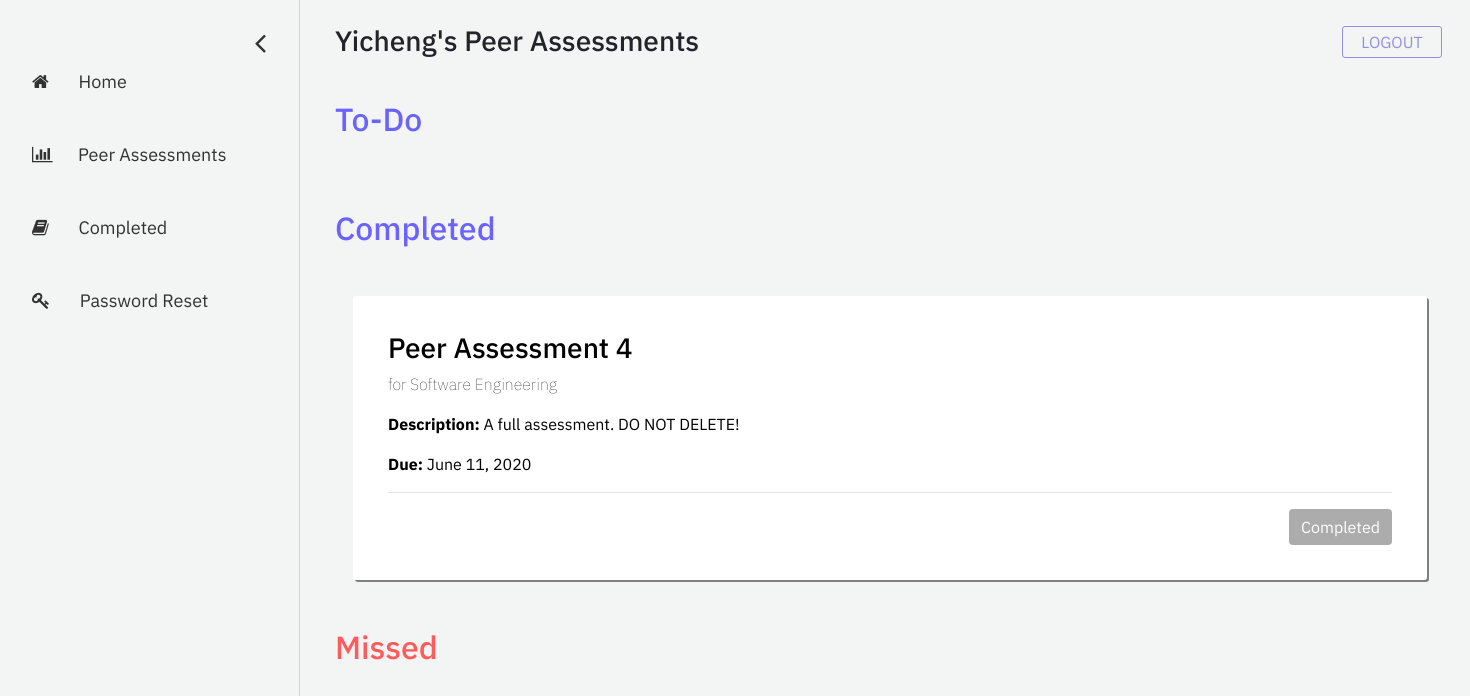
The app's page /student/peer-assessments (signed in), older data.
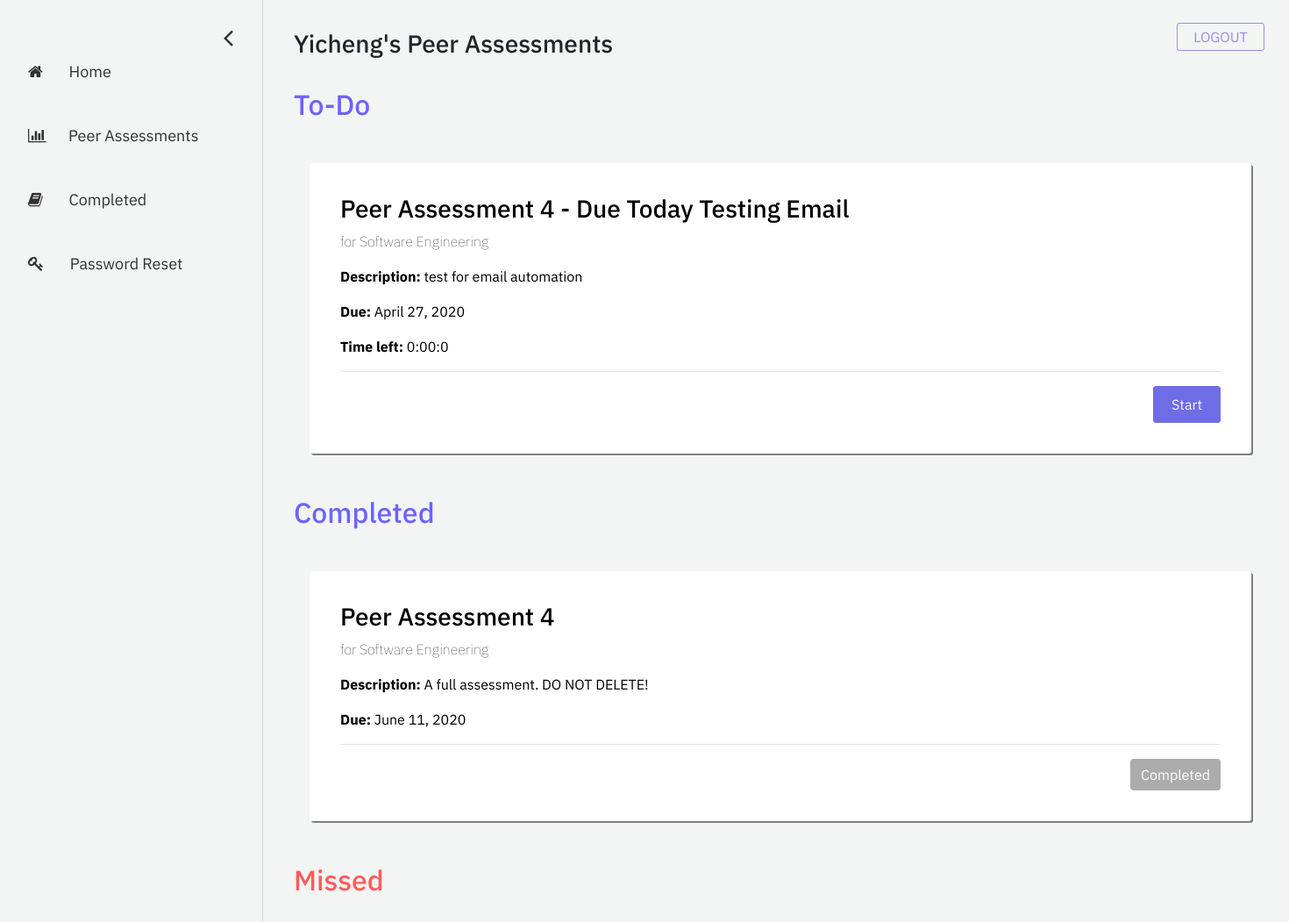
The same page, newer data.
### assessment/models.py (models this page shows, shortened)
class Assessment(models.Model):
    name = models.CharField("assessment name", max_length=255)
    description = models.TextField("description", max_length=512, blank=True)
    date_created = models.DateTimeField("date created", auto_now_add=True)
    start_date = models.DateField("start date")
    end_date = models.DateField("end date")
    course = models.ForeignKey(Course, on_delete=models.CASCADE) # the course that this peer review belongs to
    questions = models.ManyToManyField(Question) # a set of Questions under this assessment
    result_sets = models.ManyToManyField(Result_set) # a set of Result_sets under this assessment
    completed_students = models.ManyToManyField(User, related_name="completed_students") # a set of Users who have completed this assessment
    def time_left(self):
        time = str(self.end_date - datetime.datetime.now().date())
        return time[:time.find(',')]
    def is_missed(self):
        time = str(self.end_date - datetime.datetime.now().date())
        if time[0] == '-':
            return True
        return False

### registration/models.py (models this page shows, shortened)
class Course(models.Model):
    course_name = models.CharField("course name", max_length=60)
    course_code = models.IntegerField("course code")
    section_number = models.SmallIntegerField("section number")
    year = models.SmallIntegerField("year of realization")
    semester_choices = (
        ('S', 'Spring'),
        ('F', 'Fall'),
    )
    semester = models.CharField("semester of realization", max_length = 1, choices = semester_choices)
    professors = models.ManyToManyField(User)
    students = models.ManyToManyField(User, related_name="students")

### eval_student/views.py (the view)
# urls.py: path('peer-assessments', views.peer_assessments, name='peer-assessments'),
def peer_assessments(request):
    assessment_list = Assessment.objects.all()
    filtered_list = []
    for i in assessment_list:
       print(i.start_date)
       if  request.user in i.course.students.all():
           filtered_list.append(i)
    context = {
        'assessment_list': filtered_list,
    }
    return render(request, 'eval_student/peer-assessments.html', context=context)

### eval_student/templates/eval_student/peer-assessments.html (shortened to what this page needs)
{% extends 'eval_student/base-sidebar.html'%}
{% load static %}
{% block content%}
<div id="main">
	<div class="container title-box">
		<h3>{{ user.first_name }}'s Peer Assessments</h3>
	</div>
	<div class="container">
		<h2 style="color: #6C63FF; margin-bottom: 0;">To-Do</h2>
		{% if assessment_list|length > 0 %}
			<div class="row">
				{% for assessment in assessment_list %}
					{% if not assessment.is_missed and request.user not in assessment.completed_students.all %}
						<div class="col grid-box">
							<h3> {{ assessment.name }} </h3>
							<p style="font-weight: 20;"> for {{ assessment.course.course_name }}</p>
							{% if assessment.description != '' %}
								<p><b>Description:</b> {{ assessment.description }}</p>
							{% else %}
								<p><b>Description:</b> No assessment description</p>
							{% endif %}
							<p> <b>Due:</b> {{ assessment.end_date }}</p>
							<p> <b>Time left:</b> {{ assessment.time_left }}</p>
							<hr>
							<form>
								<button formaction="{% url 'answer-assessment' assessment_id=assessment.id %}" class="btn btn-primary buttons purple float-right">Start</button>
							</form>
						</div>
					{% endif %}
				{% endfor %}
			</div>
		{% else %}
			<p>No peer assessment available.</p>
		{% endif %}
	</div>
	<div class="container">
		<h2 style="color: #6C63FF; margin-bottom: 0;">Completed</h2>
			{% if assessment_list|length > 0 %}
				<div class="row">
					{% for assessment in assessment_list %}
						{% if not assessment.is_missed and request.user in assessment.completed_students.all %}
							<div class="col grid-box">
								<h3> {{ assessment.name }} </h3>
								<p style="font-weight: 20;"> for {{ assessment.course.course_name }}</p>
								{% if assessment.description != '' %}
									<p><b>Description:</b> {{ assessment.description }}</p>
								{% else %}
									<p><b>Description:</b> No assessment description</p>
								{% endif %}
								<p> <b>Due:</b> {{ assessment.end_date }}</p>
								<hr>
								<button type="submit" style="background-color: gray; border: gray;" class="btn btn-primary float-right" disabled>Completed</button>
							</div>
						{% endif %}
					{% endfor %}
				</div>
			{% else %}
				<p>No peer assessment available.</p>
			{% endif %}
	</div>
	<div class="container">
		<h2 style="color: rgb(255, 91, 92); margin-bottom: 0;">Missed</h2>
	</div>
</div>
{% endblock %}

Row changes from the older to the newer data that the page shows:
added Assessment: name "Peer Assessment 4 - Due Today Testing Email", course.course_name "Software Engineering", description "test for email automation", end_date "April 27, 2020", time_left "0:00:0", shown under "To-Do"
